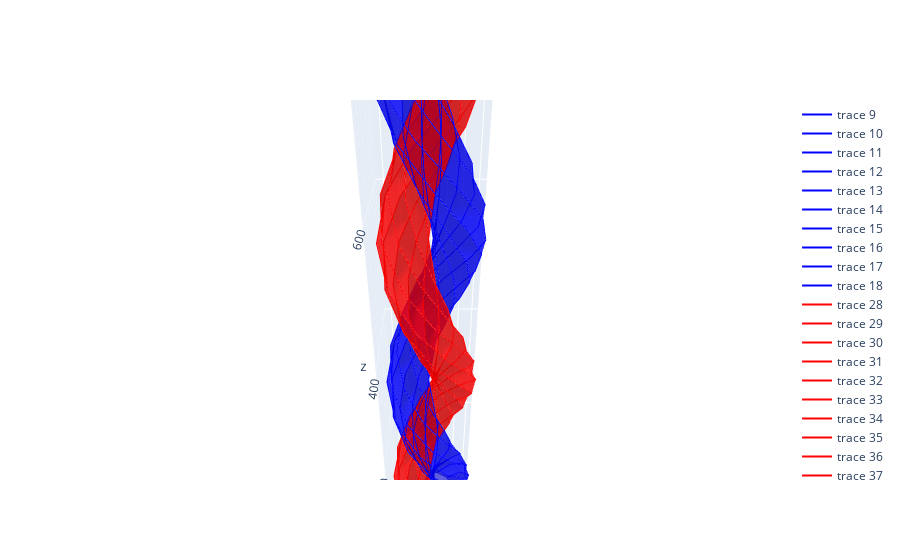

Notebook code for this chart:
### Code cell
plot_helix(L = 50, theta = 15, tau = 32.5, segments = 21, pipe_diameter = 25.4*2.5)
